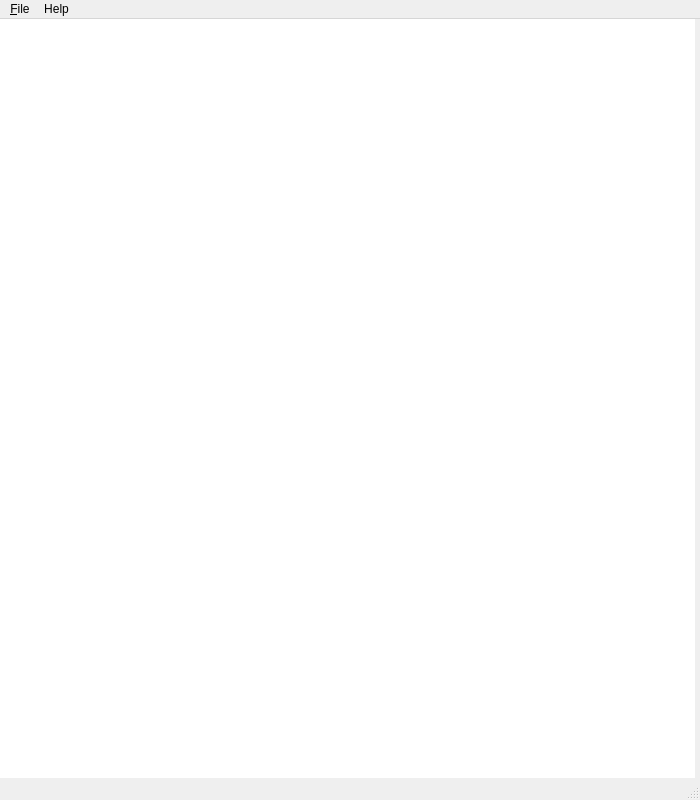
<?xml version="1.0" encoding="UTF-8"?>
<ui version="4.0">
 <class>MainWindow</class>
 <widget class="QMainWindow" name="MainWindow">
  <property name="geometry">
   <rect>
    <x>0</x>
    <y>0</y>
    <width>700</width>
    <height>800</height>
   </rect>
  </property>
  <property name="maximumSize">
   <size>
    <width>700</width>
    <height>800</height>
   </size>
  </property>
  <property name="windowTitle">
   <string>MainWindow</string>
  </property>
  <widget class="QWidget" name="centralwidget">
   <widget class="QLabel" name="lblMemo">
    <property name="geometry">
     <rect>
      <x>-5</x>
      <y>-9</y>
      <width>700</width>
      <height>800</height>
     </rect>
    </property>
    <property name="sizePolicy">
     <sizepolicy hsizetype="Maximum" vsizetype="Maximum">
      <horstretch>0</horstretch>
      <verstretch>0</verstretch>
     </sizepolicy>
    </property>
    <property name="maximumSize">
     <size>
      <width>700</width>
      <height>800</height>
     </size>
    </property>
    <property name="styleSheet">
     <string notr="true">background-color: rgb(255, 255, 255);</string>
    </property>
    <property name="text">
     <string/>
    </property>
   </widget>
  </widget>
  <widget class="QMenuBar" name="menubar">
   <property name="geometry">
    <rect>
     <x>0</x>
     <y>0</y>
     <width>700</width>
     <height>21</height>
    </rect>
   </property>
   <widget class="QMenu" name="menuFile">
    <property name="title">
     <string>&amp;File</string>
    </property>
    <addaction name="actionOpen"/>
    <addaction name="action_Save"/>
    <addaction name="action_Save_as"/>
    <addaction name="action_Quit"/>
   </widget>
   <widget class="QMenu" name="menuHelp">
    <property name="title">
     <string>Help</string>
    </property>
    <addaction name="action_About"/>
   </widget>
   <addaction name="menuFile"/>
   <addaction name="menuHelp"/>
  </widget>
  <widget class="QStatusBar" name="statusbar"/>
  <action name="actionOpen">
   <property name="text">
    <string>&amp;Open</string>
   </property>
  </action>
  <action name="action_Save">
   <property name="text">
    <string>&amp;Save</string>
   </property>
  </action>
  <action name="action_Save_as">
   <property name="text">
    <string>&amp;Save as</string>
   </property>
  </action>
  <action name="action_Quit">
   <property name="text">
    <string>&amp;Quit</string>
   </property>
  </action>
  <action name="action_About">
   <property name="text">
    <string>&amp;About</string>
   </property>
  </action>
 </widget>
 <resources/>
 <connections/>
</ui>
